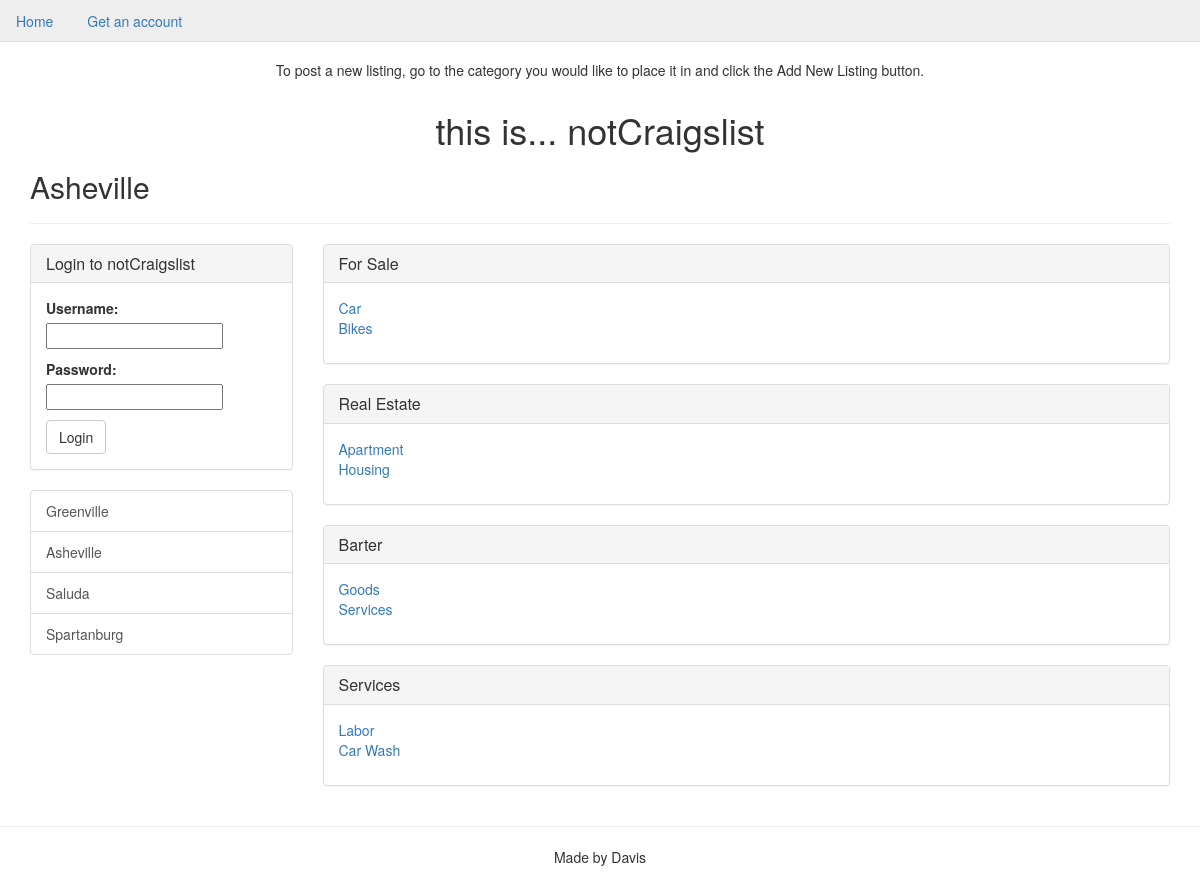
The page /city/2/ on the database its author committed.
### cl_app/models.py (models this page shows)
class City(models.Model):
    city = models.CharField(max_length=20)
    def __str__(self):
        return self.city

class ListingType(models.Model):
    name = models.CharField(max_length=20)
    parent = models.ForeignKey("self", null=True, blank=True, related_name='subcat')
    def __str__(self):
        return self.name

### cl_app/views.py (the view)
# urls.py: url('^city/(?P<city>\d+)/$', CityListView.as_view(), name='city_list_view'),
class CityListView(ListView):
    template_name = 'cl_app/city_listing_list.html'
    model = ListingType
    def get_queryset(self):
        return ListingType.objects.filter(parent=None)
    def get_context_data(self, **kwargs):
        context = super().get_context_data(**kwargs)
        city_id = self.kwargs.get('city')
        context['city'] = City.objects.get(id=city_id)
        context['cities'] = City.objects.all()
        if self.request.user.is_authenticated():
            context["profile"] = Profile.objects.get(user=self.request.user)
        else:
            context["login_form"] = AuthenticationForm()
        return context

### templates/cl_app/city_listing_list.html (shortened to what this page needs)
{% extends "base.html" %}
{% block body %}
    <h1 class="text-center">this is... notCraigslist</h1>
    <h2>{{ city.city }}</h2>
    <hr>
    <div class="row">
        <div class="col-md-3">
            {% if request.user.is_authenticated %}
            <h2>Hello {{ request.user }}, <br>
                <small>Would you like to go to your perfered city page,
                <a href="{% url 'city_list_view' profile.profile_city.pk %}">{{ profile.profile_city }}</a>?</small>
            </h2>
            <br>
            {% else %}
            <div class="panel panel-default">
                <div class="panel-heading">
                    <h3 class="panel-title">Login to notCraigslist</h3>
                </div>
                <div class="panel-body">
                    <form class="" action="{% url 'login' %}" method="post">
                        {{ login_form.as_p }}
                        <input class="btn btn-default" type="submit" name="login" value="Login">
                    </form>
                </div>
            </div>
            {% endif %}
            <div class="list-group">
                {% for city in cities %}
                <a href="{% url 'city_list_view' city.pk %}" class="list-group-item">{{ city }}</a>
                {% endfor %}
            </div>
        </div>
        <div class="col-md-9">
            {% for list in object_list %}
            <div class="panel panel-default">
                <div class="panel-heading">
                    <h3 class="panel-title"><a href="{% url 'city_category_list_view' city.pk list.pk %}">{{ list }}</a></h3>
                </div>
                <div class="panel-body">
                    <ul class="list-unstyled">
                        {% for sub in list.subcat.all %}
                        <li><a href="{% url 'city_category_list_view' city.pk sub.pk %}">{{ sub }}</a></li>
                        {% endfor %}
                    </ul>
                </div>
            </div>
            {% endfor %}
        </div>
    </div>
{% endblock %}

### cl_app/static/cl_app/css/main.css (style rules this page uses)
body { margin-top: 60px; }

### rows shown on the page
City: city "Asheville"
City: city "Greenville"
City: city "Saluda"
City: city "Spartanburg"
ListingType: name "For Sale"
ListingType: name "Car"
ListingType: name "Bikes"
ListingType: name "Real Estate"
ListingType: name "Apartment"
ListingType: name "Housing"
ListingType: name "Barter"
ListingType: name "Goods"
ListingType: name "Services"
ListingType: name "Services"
ListingType: name "Labor"
ListingType: name "Car Wash"
